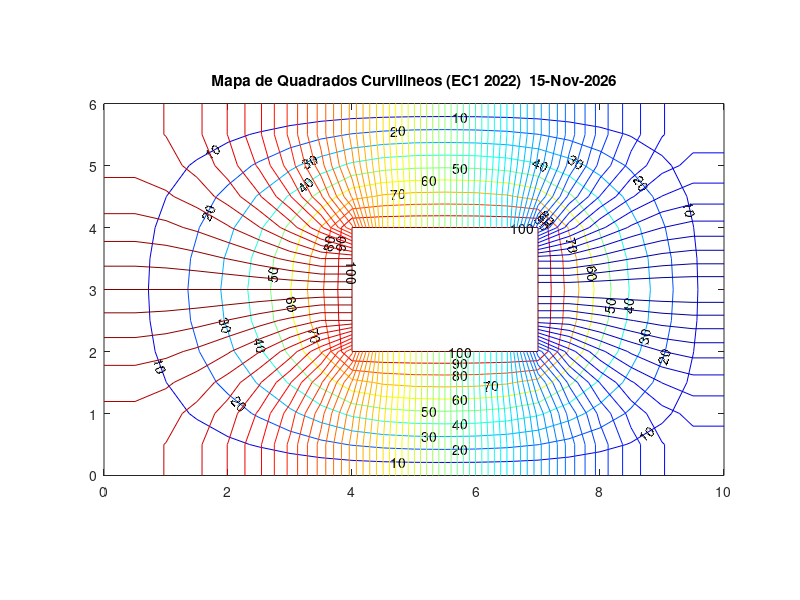

Here is the MATLAB script that generated this plot: (Note: this script raises an error after producing the figure.)
%%%% ///////////////////////////////////////////////////////////////////////////
%%%%        PTC3213 - EC1 - 2021 - DIFEREN�AS FINITAS
%%%%
%%%%    11806851    Felipe Dutra Teixeira (Substitua pelos num. e nomes corretos em ordem alf.)
%%%%    NUSP2 Aluno B
%%%%    NUSP3 Aluno C
%%%%                           Complete os campos com ???????????????????????
%%%%
%%%%  /////////////////////////////////////////////////////////////////////////
clear;
clf;
%%%
%%%  A linha 15 (pkg install...) deve ser executada uma unica vez no
%%% GNU Octave e necessita de conexao aa internet. Pode tambem ser executada fora do programa.
%%%
warning ("off");
%pkg install -local -forge  matgeom; %% descomentar para rodar a 1a vez, somente
pkg load matgeom; % executar este comando apenas 1 vez, ap�s abrir o Octave
warning ("on");
clc;
%%%  ======================================================================
%%%   Dados de entrada
%%%
NUSP = 11806851  ; % NUSP do 1o aluno (ordem alfab.)
%
a=  10    ; # dimens�es em cm
b=  6   ;
c=  3   ;
d=  b-4   ;
g=  4    ;
h=(b-d)/2;
epsr=   2   ;
sigma=    3.0e-3  ;  # S/m
sigma_dual=   4.0e-3   ; # S/m
eps0= 8.8541878176e-12;  % F/m
Vmin=  0 ;     % Volts
Vmax=  100;   % Volts
%%%
%%%  ======================================================================
%%%
%%%            Definicao do dominio
%%%%
%%%% A variavel dx abaixo e' a discretizacao utilizada. Valores diferentes
%%%% daqueles sugeridos abaixo nao funcionarao. Diminua o dx para gerar a
%%%% versao final a ser entregue.
%dx=0.05; % Tempo de execucao MUITO longo!!
%dx=0.1;   % Tempo de execucao longo!!
%dx=0.25;  % recomendado para a versao final
dx=0.5;   %% Mude para dx=0.25 somente quando for gerar os resultados finais!!!
erro=0.0;
start=start_Dual= 50;
iter=0;
dy=dx;
lx=a;
ly=b;
Nx=round(lx/dx)+1;
Ny=round(ly/dx)+1;
ring1= [0 0; lx 0; lx ly; 0 ly; 0 0];
ring2=[g h; g h+d; g+c h+d; g+c h; g h];
polyg={ring1,ring2};
verts = polygonVertices(polyg);
xgv=((1:Nx)-1)*dx;
ygv=((1:Ny)-1)*dx;
[x,y]=meshgrid(xgv,ygv);
verts1 = polygonVertices(ring1);
verts2 = polygonVertices(ring2);
xv1=verts1(:,1);
yv1=verts1(:,2);
xv2=verts2(:,1);
yv2=verts2(:,2);
[in1,on1] = inpolygon(x,y,xv1,yv1);
[in2,on2] = inpolygon(x,y,xv2,yv2);
%%%
%%%    Atribui Condicoes de contorno
%%%
r=find(in1&~in2|on2); % tudo
p=find(in1&~on1&~in2); %so  nos internos
q=find(on1|on2); %so fronteira
iVmax=find(on2);
iFuro=find(in2&!on2);
Phi_prev=zeros(size(x));
Phi_new=zeros(size(x));
Phi_new(iVmax)= Vmax;
Phi_new(iFuro)= NaN;
Phi_new(p)= start;
%%%
%%% Contador de iteracoes
iter=0;
%%% Erro maximo entre Phi_new e Phi_prev
erro=max(max(abs(Phi_new-Phi_prev)));
%%%
%%% Laco iterativo - Metodo das Diferencas Finitas
%%%
while(erro > 1e-4 && iter < 1e4)% Executa ate convergir ou atingir o maximo de iteracoes
    iter=iter+1; % Incrementa iteracao
%%%   Atualiza o potencial dos nos internos pela media dos 4 vizinhos - Eq. Laplace - M.D.F.
    for k=1:size(p,1);
        [i,j]=ind2sub(size(x),p(k));
            Phi_new(i,j)=(Phi_new(i-1,j)+Phi_new(i+1,j)+Phi_new(i,j-1)+Phi_new(i,j+1))/4; % Eq. Laplace - M.D.F.
    end
%%%% Calcula maximo erro entre Phi_atual e Phi_prev de todo o dominio
    erro=max(max(abs(Phi_new-Phi_prev)));
    eps(iter)=erro;
%%%%    Atualiza a matriz de potenciais
    Phi_prev=Phi_new;

end
niter1=iter;
if (niter1 == 1e4 && erro > 1e-4)
	disp([' Numero maximo de iteracoes atingido sem convergencia :', num2stg(niter1), '  iteracoes \? Erro: \n', num2str(erro), 'Os resultados podem nao ter significado!\n']);
end
%%%
%%%
%%% Problema Dual (Somente para tracado dos Quadrados Curvilineos!)
%%%
%%% Atribui Condicoes de Contorno
iyDual=find( (y(:,:) < ly/1.999) & (y(:,:) > ly/2.001) );
iVmaxdual=find( (x(iyDual) > (-0.01)) & (x(iyDual) < (1.0001*g)));
i0=find( (x(iyDual)> (0.9999*(g+c))) & (x(iyDual)< (1.0001*lx)) );
xfe=find(  x(iVmax)< 1.0001*min(x(iVmax)) ); xfd=find(  x(iVmax)> 0.9999*max(x(iVmax)) );
yfa=find(  y(iVmax)> 0.9999*max(y(iVmax)) ); yfb=find(  y(iVmax)< 1.0001*min(y(iVmax)) );
tol=1e-4;
for k=1:size(iVmax,1);
    if ( abs( x(iVmax(k))-min(x(iVmax)) )< tol && abs( y(iVmax(k))-min(y(iVmax)) )< tol)
             [ieb,jeb]=ind2sub(size(x), iVmax(k));
     elseif (abs( x(iVmax(k))-min(x(iVmax)) )< tol && abs( y(iVmax(k))-max(y(iVmax)) )< tol)
            [iea,jea]=ind2sub(size(x), iVmax(k));
     elseif ( abs( x(iVmax(k))-max(x(iVmax)) )< tol && abs( y(iVmax(k))-min(y(iVmax)) )< tol)
             [idb,jdb]=ind2sub(size(x), iVmax(k));
     elseif (abs( x(iVmax(k))-max(x(iVmax)) )< tol && abs( y(iVmax(k))-max(y(iVmax)) )< tol)
            [ida,jda]=ind2sub(size(x), iVmax(k));
    end
 end

Dual_prev=zeros(size(x));
Dual_new=Dual_prev;
Dual_new(r)= -1;
Dual_new(iFuro)= NaN;
Dual_new(iyDual(iVmaxdual))=Vmax;
Dual_new(iyDual(i0))=Vmin;
p2=find(Dual_new(p) < 0);
Dual_new(r)= start_Dual;
Dual_new(iFuro)= NaN;
Dual_new(iyDual(iVmaxdual))=Vmax;
Dual_new(iyDual(i0))=Vmin;
%%% Contador de iteracoes - dual
iter2=0;
%%% Erro maximo entre Phi_new e Phi_prev (Dual)
erro2=max(max(abs(Dual_new-Dual_prev)));
%
%%%       Laco iterativo (Problema Dual) - MDF
%
while(erro2 > 1e-3 && iter2 < 1e4)% Executa ate convergir ou atingir o maximo de iteracoes
    iter2=iter2+1; % Incrementa iteracao
%%%   Atualiza o potencial das fronteiras
    Dual_new(1,:)=Dual_prev(2,:);
    Dual_new(Ny,:)=Dual_prev(Ny-1,:);
    Dual_new(:,1)=Dual_prev(:,2);
    Dual_new(2:Ny-1,Nx)=Dual_prev(2:Ny-1,Nx-1);
    for k=2:size(xfe,1)-1
        [ie,je]=ind2sub(size(Dual_new), iVmax(xfe(k)));
        Dual_new(ie,je)=Dual_new(ie,je-1);
    end
    for k=2:size(xfd,1)-1
        [id,jd]=ind2sub(size(Dual_new), iVmax(xfd(k)));
        Dual_new(id,jd)=Dual_new(id,jd+1);
    end
    for k=2:size(yfb,1)-1
        [ib,jb]=ind2sub(size(Dual_new), iVmax(yfb(k)));
        Dual_new(ib,jb)=Dual_new(ib-1,jb);
    end
    for k=2:size(yfa,1)-1
        [ia,ja]=ind2sub(size(Dual_new), iVmax(yfa(k)));
        Dual_new(ia,ja)=Dual_new(ia+1,ja);
    end
    Dual_new(iyDual(iVmaxdual))=Vmax;
    Dual_new(iyDual(i0))=Vmin;
%%%%
%%%% Atualiza o potencial dos nos internos pela media dos 4 vizinhos - Eq. Laplace - M.D.F.
    for k=1:size(p2,1);
        [i,j]=ind2sub(size(x),p(p2(k)));
        Dual_new(i,j)=(Dual_new(i-1,j)+Dual_new(i+1,j)+Dual_new(i,j-1)+Dual_new(i,j+1))/4;
    end
%%% Cantos
    Dual_new(ieb,jeb)=(Dual_new(ieb-1,jeb)+Dual_new(ieb+1,jeb)+Dual_new(ieb,jeb-1)+Dual_new(ieb,jeb+1))/4;
    Dual_new(iea,jea)=(Dual_new(iea-1,jea)+Dual_new(iea+1,jea)+Dual_new(iea,jea-1)+Dual_new(iea,jea+1))/4;
    Dual_new(idb,jdb)=(Dual_new(idb-1,jdb)+Dual_new(idb+1,jdb)+Dual_new(idb,jdb-1)+Dual_new(idb,jdb+1))/4;
    Dual_new(ida,jda)=(Dual_new(ida-1,jda)+Dual_new(ida+1,jda)+Dual_new(ida,jda-1)+Dual_new(ida,jda+1))/4;
%%% Calcula maximo erro entre Phi_atual e Phi_prev de todo o dominio
    erro2=max(max(abs(Dual_new-Dual_prev)));
    eps2(iter2)=erro2;
%%% Atualiza a matriz de potenciais
    Dual_prev=Dual_new;
%%%
end
niter2=iter2;
if (niter2 == 1e4 && erro2 > 1e-3)
	disp([' Numero maximo de iteracoes atingido sem convergencia :', num2stg(niter2), '  iteracoes \? Erro: \n', num2str(erro2), 'Interprete este resultado com ressalvas!\n']);
end
%%%==========================================================================
%%%
%%%               DADOS DE SAIDA
%%%
%%%==========================================================================
%%%
%%%      CORRENTE TOTAL (A)
%%
Somat=sum(Phi_new(2,:))+sum(Phi_new(Ny-1,:))+sum(Phi_new(:,2))+sum(Phi_new(:,Nx-1));
I = sigma * 1 * Somat;
%%%
%%%       RESISTENCIA em ohms
%%%
R = (Vmax - Vmin) / I;
%%%
%%%        CAPACITANCIA em pF
%%%
Q = (epsr * eps0) * 1 * Somat * 1e12;  %%% nC
Cap = Q / (Vmax - Vmin);
%%%
%%%     RESISTENCIA DUAL em ohms
%%%
Rdual = (1 / ((2*R) * 1 * sigma * sigma_dual * 1));
%%%
%%%    VETOR DESLOCAMENTO
%%%
Dn = [Phi_new(2,1:Nx-1),Phi_new(1:Ny-1,Nx-1)',Phi_new(Ny-1,1:Nx-1),Phi_new(1:Ny-1,2)']*epsr*eps0/dx*100;
%%
%%   Densidade de carga m�nima em nC/m^2
%%
Rho_s_min = -max(Dn) * 1e9; % para converter para nC/m^2
%%
%%  Numero de tubos de corrente
%%
nsnp = R * sigma * 1;
ntubos = 10/nsnp;  %% CORRIGIDO
%%%%==========================================================================
%%%%              IMPRESSAO DE RESULTADOS NO TERMINAL
%%%%                  ATENCAO para as unidades:
%%%%          R e Rdual em ohms     Cap em pF    Rho_s  em nC/m^2
%%%%
%%%%
fprintf('\n\n nUSP: %d\n R = %g ohms\n C = %g pF\n Rho_s_min = %g nC/m^2\n Rdual = %g ohms\n Tubos: %g\n', NUSP, R, Cap, Rho_s_min,Rdual,floor(ntubos) );
%%%
%%%
FIG=figure (1);
%%
%%%           TRACADO DE EQUIPOTENCIAIS
%%%
V=0:10:Vmax;
colormap cool;
[C,H]=contour(x,y, Phi_new, V);
clabel(C,V);
axis('equal');
hold on
%%%
%%%   EQUIPOTENCIAIS PROBLEMA DUAL (para tracado dos quadrados curvilineos)
%%%
%%%
%%%
deltaV = (Vmax - Vmin)/ floor(ntubos);
V=0:deltaV:Vmax;
colormap jet;
contour(x,y, Dual_new, V);
axis('equal');
strusp=sprintf('%d',NUSP);
titulo=['Mapa de Quadrados Curvilineos (EC1 2022)  ', date()];
title(titulo);
hold off
%%%
%%%      ARQUIVO DE SAIDA COM O MAPA DOS QUADRADOS CURVILINEOS
%%%(Grava na pasta exibida no Navegador de Arq. da interface gr�fica do Octave)
%%%
arq=['EC1_2022_QC_'.png'];
print(FIG,arq);
%%%%   ========================================================================
%%%%  FIM
%%%%
